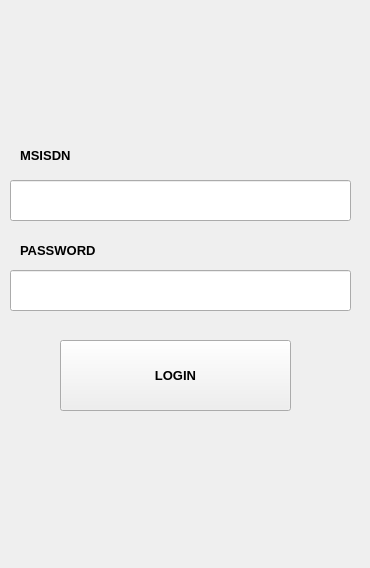
<?xml version="1.0" encoding="UTF-8"?>
<ui version="4.0">
 <class>MenuLoginClass</class>
 <widget class="QWidget" name="MenuLoginClass">
  <property name="geometry">
   <rect>
    <x>0</x>
    <y>0</y>
    <width>370</width>
    <height>568</height>
   </rect>
  </property>
  <property name="windowTitle">
   <string>MenuLogin</string>
  </property>
  <widget class="QLineEdit" name="txtMsisdn">
   <property name="geometry">
    <rect>
     <x>10</x>
     <y>180</y>
     <width>341</width>
     <height>41</height>
    </rect>
   </property>
   <property name="font">
    <font>
     <pointsize>10</pointsize>
    </font>
   </property>
  </widget>
  <widget class="QLineEdit" name="txtPassword">
   <property name="geometry">
    <rect>
     <x>10</x>
     <y>270</y>
     <width>341</width>
     <height>41</height>
    </rect>
   </property>
  </widget>
  <widget class="QLabel" name="label">
   <property name="geometry">
    <rect>
     <x>20</x>
     <y>140</y>
     <width>331</width>
     <height>31</height>
    </rect>
   </property>
   <property name="font">
    <font>
     <pointsize>10</pointsize>
     <weight>75</weight>
     <bold>true</bold>
    </font>
   </property>
   <property name="text">
    <string>MSISDN</string>
   </property>
  </widget>
  <widget class="QLabel" name="label_2">
   <property name="geometry">
    <rect>
     <x>20</x>
     <y>235</y>
     <width>341</width>
     <height>31</height>
    </rect>
   </property>
   <property name="font">
    <font>
     <pointsize>10</pointsize>
     <weight>75</weight>
     <bold>true</bold>
    </font>
   </property>
   <property name="text">
    <string>PASSWORD</string>
   </property>
  </widget>
  <widget class="QToolButton" name="btnLogin">
   <property name="geometry">
    <rect>
     <x>60</x>
     <y>340</y>
     <width>231</width>
     <height>71</height>
    </rect>
   </property>
   <property name="font">
    <font>
     <pointsize>10</pointsize>
     <weight>75</weight>
     <bold>true</bold>
    </font>
   </property>
   <property name="text">
    <string>LOGIN</string>
   </property>
  </widget>
 </widget>
 <layoutdefault spacing="6" margin="11"/>
 <resources/>
 <connections/>
</ui>
